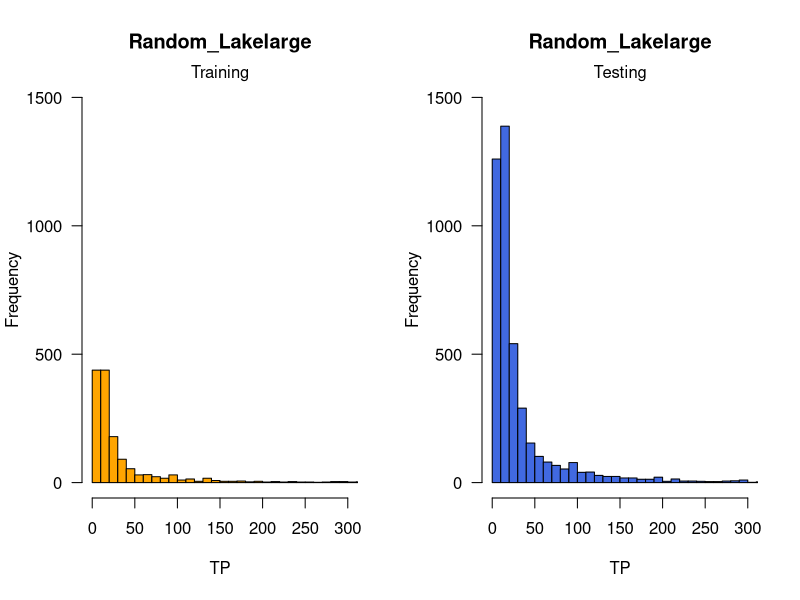
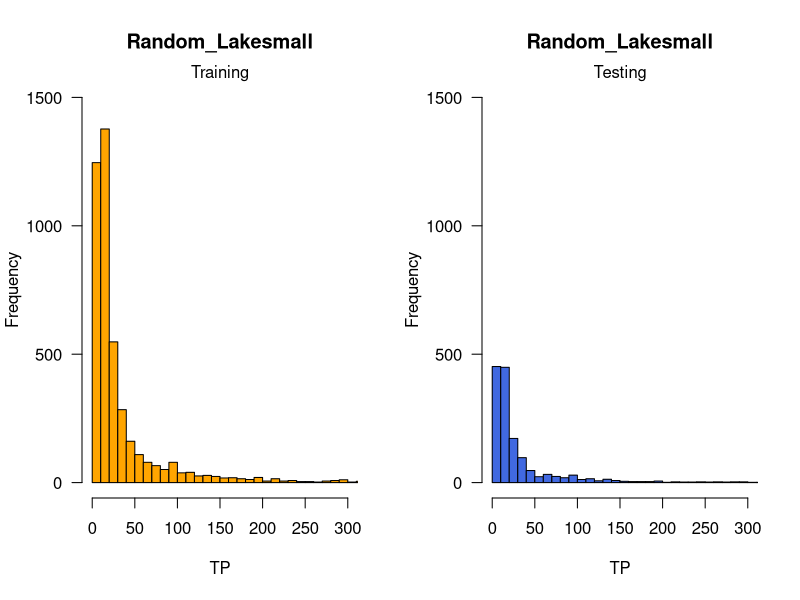
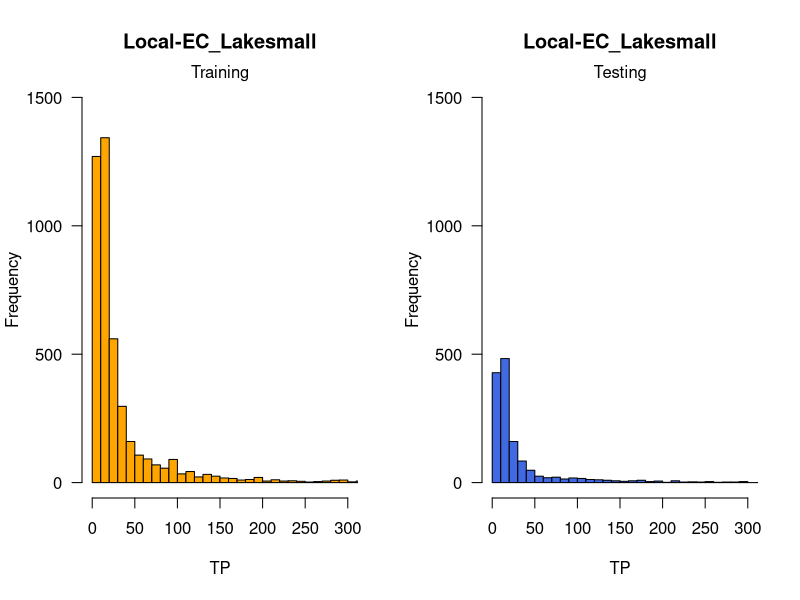
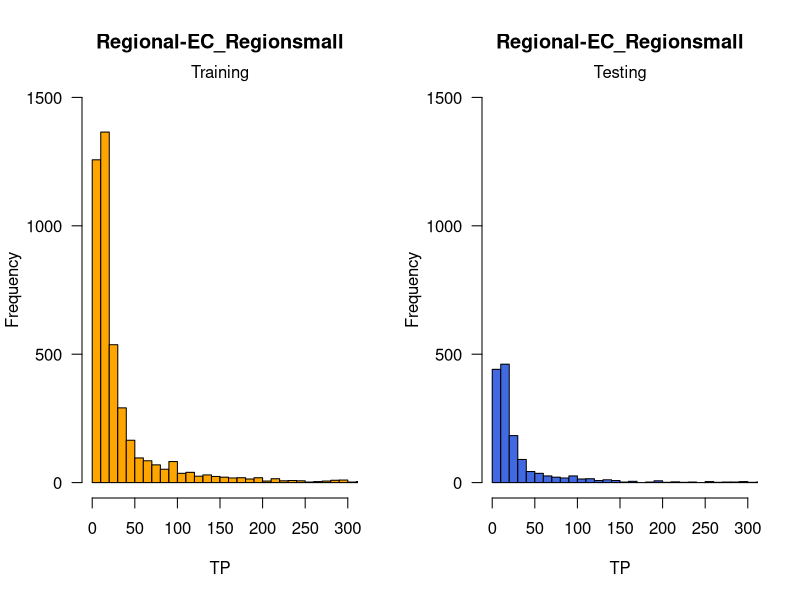
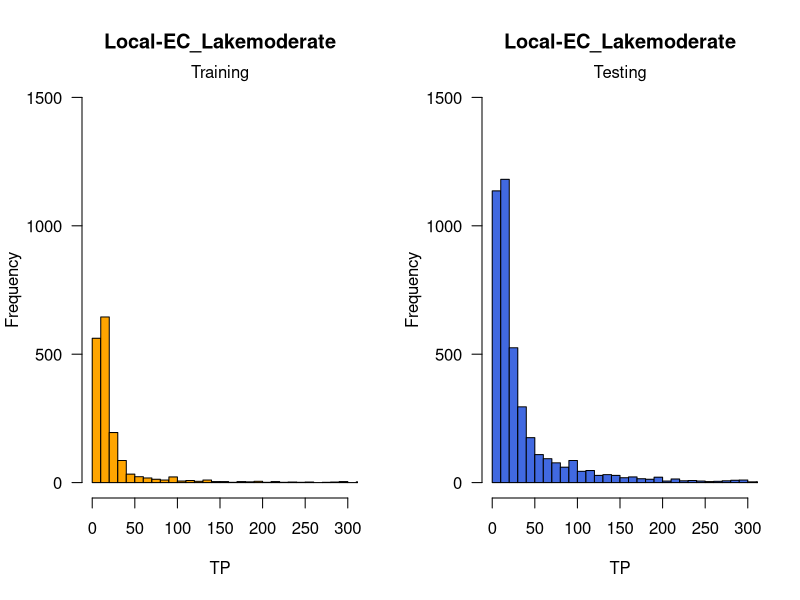
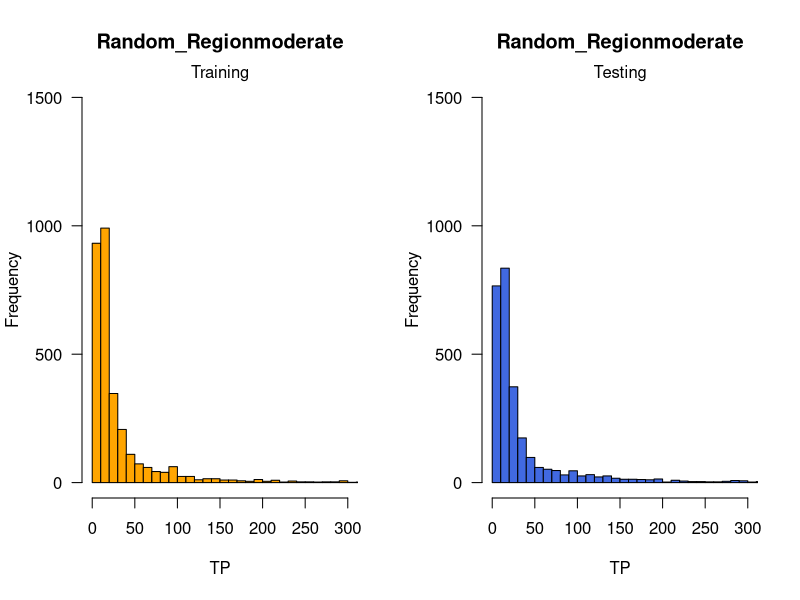
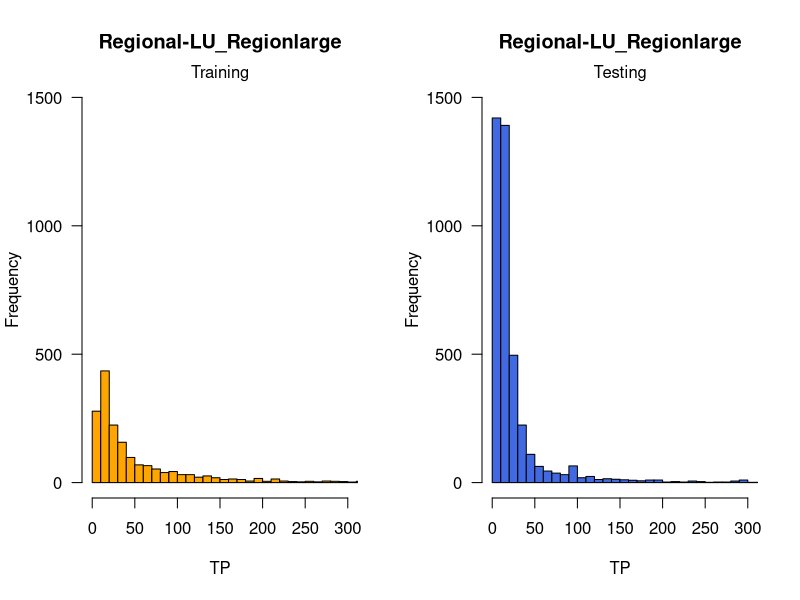

These figures' R source, in order:
################# LPEP2: TP frequency distributions ###########################################################
# Date: 3-15-19
# updated: 
# Author: Ian McCullough, immccull@gmail.com
################################################################################################

#### R libraries ####


#### input data ####
setwd('C:/Users/FWL/Documents/wq-prediction')

# water quality/ecological context for different model scenarios
datatab <- read.csv("data/raw_data_LPEP2_03082019.csv")


################## Main program #################
datatab <- datatab[,c(1,5:12)] #keep only some columns

# assign "Training" to 1, "Testing" to 0, then reorder factor levels
datatab$random25_holdout <- as.factor(ifelse(datatab$random25_holdout==1, 'Training','Testing'))
datatab$random25_holdout <- factor(datatab$random25_holdout,levels(datatab$random25_holdout)[c(2,1)])

datatab$random75_holdout <- as.factor(ifelse(datatab$random75_holdout==1, 'Training','Testing'))
datatab$random75_holdout <- factor(datatab$random75_holdout,levels(datatab$random75_holdout)[c(2,1)])

datatab$hu4_ag50_holdout <- as.factor(ifelse(datatab$hu4_ag50_holdout==1, 'Training','Testing'))
datatab$hu4_ag50_holdout <- factor(datatab$hu4_ag50_holdout,levels(datatab$hu4_ag50_holdout)[c(2,1)])

datatab$hu4_strat75_holdout <- as.factor(ifelse(datatab$hu4_strat75_holdout==1, 'Training','Testing'))
datatab$hu4_strat75_holdout <- factor(datatab$hu4_strat75_holdout,levels(datatab$hu4_strat75_holdout)[c(2,1)])

datatab$hu4_random50_holdout <- as.factor(ifelse(datatab$hu4_random50_holdout==1,'Training','Testing'))
datatab$hu4_random50_holdout <- factor(datatab$hu4_random50_holdout,levels(datatab$hu4_random50_holdout)[c(2,1)])

datatab$cluster_strat75_holdout <- as.factor(ifelse(datatab$cluster_strat75_holdout==1,'Training','Testing'))
datatab$cluster_strat75_holdout <- factor(datatab$cluster_strat75_holdout,levels(datatab$cluster_strat75_holdout)[c(2,1)])

datatab$cluster_random50_holdout <- as.factor(ifelse(datatab$cluster_random50_holdout==1,'Training','Testing'))
datatab$cluster_random50_holdout <- factor(datatab$cluster_random50_holdout,levels(datatab$cluster_random50_holdout)[c(2,1)])

### Histograms
xlimz <- c(0,300)
ylimz <- c(0,1500)

## random25_holdout
random25_holdout_train <- subset(datatab, random25_holdout=='Training')
random25_holdout_test <- subset(datatab, random25_holdout=='Testing')
jpeg('graphics/tp_histograms/Random_Lakelarge.jpeg',width = 5,height = 4,units = 'in',res=300)
par(mfrow=c(1,2))
hist(random25_holdout_train$tp, xlab='TP', ylim=ylimz, xlim=xlimz, las=1, breaks=seq(0,1200,10),
     main='Random_Lakelarge', col='orange')
mtext(side=3, 'Training')
hist(random25_holdout_test$tp, xlab='TP', ylim=ylimz, xlim=xlimz, las=1, breaks=seq(0,1200,10),
     main='Random_Lakelarge', col='royalblue')
mtext(side=3, 'Testing')
dev.off()

## random75_holdout
random75_holdout_train <- subset(datatab, random75_holdout=='Training')
random75_holdout_test <- subset(datatab, random75_holdout=='Testing')
jpeg('graphics/tp_histograms/Random_Lakesmall.jpeg',width = 5,height = 4,units = 'in',res=300)
par(mfrow=c(1,2))
hist(random75_holdout_train$tp, xlab='TP', ylim=ylimz, xlim=xlimz, las=1, breaks=seq(0,1200,10),
     main='Random_Lakesmall', col='orange')
mtext(side=3, 'Training')
hist(random75_holdout_test$tp, xlab='TP', ylim=ylimz, xlim=xlimz, las=1, breaks=seq(0,1200,10),
     main='Random_Lakesmall', col='royalblue')
mtext(side=3, 'Testing')
dev.off()

## cluster_strat75_holdout
cluster_strat75_holdout_train <- subset(datatab, cluster_strat75_holdout=='Training')
cluster_strat75_holdout_test <- subset(datatab, cluster_strat75_holdout=='Testing')
jpeg('graphics/tp_histograms/Local-EC_Lakesmall.jpeg',width = 5,height = 4,units = 'in',res=300)
par(mfrow=c(1,2))
hist(cluster_strat75_holdout_train$tp, xlab='TP', ylim=ylimz, xlim=xlimz, las=1, breaks=seq(0,1200,10),
     main='Local-EC_Lakesmall', col='orange')
mtext(side=3, 'Training')
hist(cluster_strat75_holdout_test$tp, xlab='TP', ylim=ylimz, xlim=xlimz, las=1, breaks=seq(0,1200,10),
     main='Local-EC_Lakesmall', col='royalblue')
mtext(side=3, 'Testing')
dev.off()

## hu4_strat75_holdout
hu4_strat75_holdout_train <- subset(datatab, hu4_strat75_holdout=='Training')
hu4_strat75_holdout_test <- subset(datatab, hu4_strat75_holdout=='Testing')
jpeg('graphics/tp_histograms/Regional-EC_Regionsmall.jpeg',width = 5,height = 4,units = 'in',res=300)
par(mfrow=c(1,2))
hist(hu4_strat75_holdout_train$tp, xlab='TP', ylim=ylimz, xlim=xlimz, las=1, breaks=seq(0,1200,10),
     main='Regional-EC_Regionsmall', col='orange')
mtext(side=3, 'Training')
hist(hu4_strat75_holdout_test$tp, xlab='TP', ylim=ylimz, xlim=xlimz, las=1, breaks=seq(0,1200,10),
     main='Regional-EC_Regionsmall', col='royalblue')
mtext(side=3, 'Testing')
dev.off()

## cluster_random50_holdout
cluster_random50_holdout_train <- subset(datatab, cluster_random50_holdout=='Training')
cluster_random50_holdout_test <- subset(datatab, cluster_random50_holdout=='Testing')
jpeg('graphics/tp_histograms/Local-EC_Lakemoderate.jpeg',width = 5,height = 4,units = 'in',res=300)
par(mfrow=c(1,2))
hist(cluster_random50_holdout_train$tp, xlab='TP', ylim=ylimz, xlim=xlimz, las=1, breaks=seq(0,1200,10),
     main='Local-EC_Lakemoderate', col='orange')
mtext(side=3, 'Training')
hist(cluster_random50_holdout_test$tp, xlab='TP', ylim=ylimz, xlim=xlimz, las=1, breaks=seq(0,1200,10),
     main='Local-EC_Lakemoderate', col='royalblue')
mtext(side=3, 'Testing')
dev.off()

## hu4_random50_holdout
hu4_random50_holdout_train <- subset(datatab, hu4_random50_holdout=='Training')
hu4_random50_holdout_test <- subset(datatab, hu4_random50_holdout=='Testing')
jpeg('graphics/tp_histograms/Random_Regionmoderate.jpeg',width = 5,height = 4,units = 'in',res=300)
par(mfrow=c(1,2))
hist(hu4_random50_holdout_train$tp, xlab='TP', ylim=ylimz, xlim=xlimz, las=1, breaks=seq(0,1200,10),
     main='Random_Regionmoderate', col='orange')
mtext(side=3, 'Training')
hist(hu4_random50_holdout_test$tp, xlab='TP', ylim=ylimz, xlim=xlimz, las=1, breaks=seq(0,1200,10),
     main='Random_Regionmoderate', col='royalblue')
mtext(side=3, 'Testing')
dev.off()

## hu4_ag50_holdout
hu4_ag50_holdout_train <- subset(datatab, hu4_ag50_holdout=='Training')
hu4_ag50_holdout_test <- subset(datatab, hu4_ag50_holdout=='Testing')
jpeg('graphics/tp_histograms/Regional-LU_Regionlarge.jpeg',width = 5,height = 4,units = 'in',res=300)
par(mfrow=c(1,2))
hist(hu4_ag50_holdout_train$tp, xlab='TP', ylim=ylimz, xlim=xlimz, las=1, breaks=seq(0,1200,10),
     main='Regional-LU_Regionlarge', col='orange')
mtext(side=3, 'Training')
hist(hu4_ag50_holdout_test$tp, xlab='TP', ylim=ylimz, xlim=xlimz, las=1, breaks=seq(0,1200,10),
     main='Regional-LU_Regionlarge', col='royalblue')
mtext(side=3, 'Testing')
dev.off()